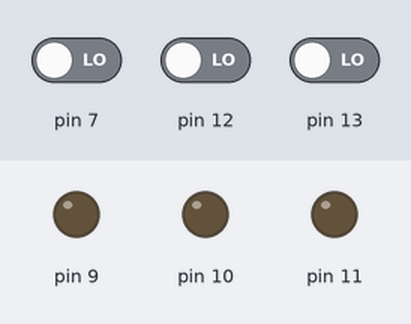
The sketch below on a simulated Arduino Uno, built with avr-gcc and run on an emulated ATmega328P. On the bench: output pins drawn as LEDs (lit = HIGH). The test bench sets the inputs (shaded band); at power-on: pin 7 LOW, pin 12 LOW, pin 13 LOW.

Above: at 1.2 s.
1.3 s: pin 7 driven HIGH
At 2.3 s:
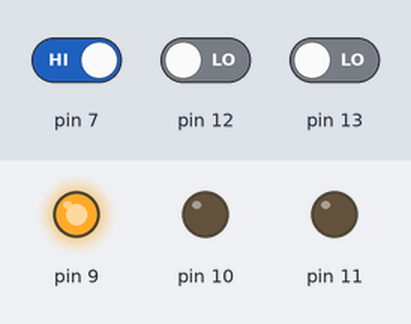
2.8 s: pin 12 driven HIGH
At 3.5 s:
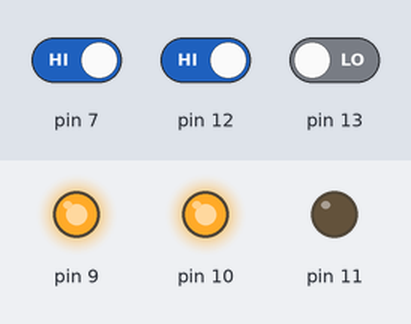
4.3 s: pin 13 driven HIGH
At 4.6 s:
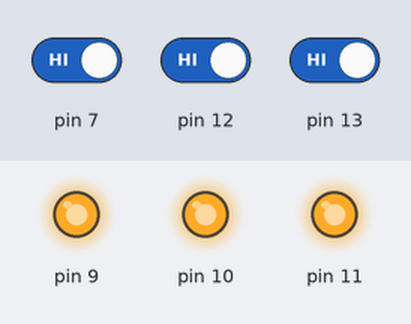
Timing chart, 0 to 7.3 s (numbered marks = the images above; inputs shaded):
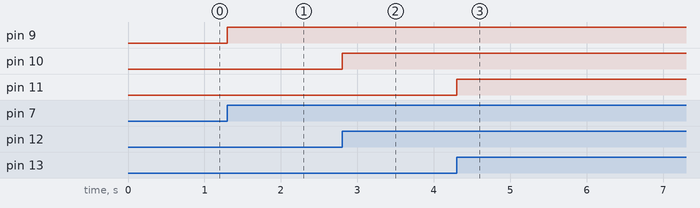

The sketch:

week3_lab4.ino
```cpp
// C++ code
//
void setup()
{
  pinMode(13, INPUT);
  pinMode(12, INPUT);
  pinMode(7, INPUT);
}

void loop()
{
  if(digitalRead(13) == HIGH){
    analogWrite(11, 255);
  }
  else if(digitalRead(12) == HIGH){
    analogWrite(10, 255);
  }
  else if(digitalRead(7) == HIGH){
    analogWrite(9, 255);
  }
  else {
   analogWrite(11, 0);
    analogWrite(10, 0);
     analogWrite(9, 0);
  }

}
```

Measured:
- after the input at 1.3 s, pin 9: LOW → HIGH at once
- after the input at 2.8 s, pin 10: LOW → HIGH at once
- after the input at 4.3 s, pin 11: LOW → HIGH at once
